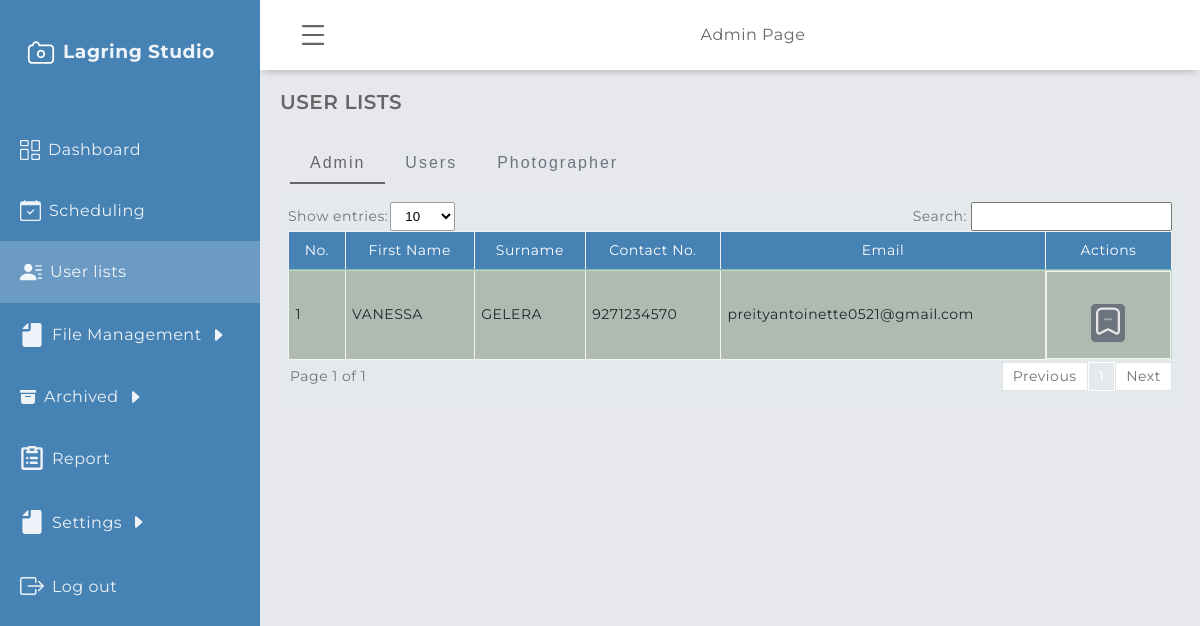
/admin/user_list.php (signed in), run on the app's committed database.
### tables this page shows
CREATE TABLE `users` (
  `user_id` int(11) NOT NULL,
  `firstname` varchar(200) NOT NULL,
  `middlename` varchar(200) NOT NULL,
  `surname` varchar(200) NOT NULL,
  `registration_date` datetime NOT NULL DEFAULT current_timestamp(),
  `contact` bigint(20) NOT NULL,
  `email` varchar(200) NOT NULL,
  `password` varchar(200) NOT NULL,
  `role` varchar(250) NOT NULL,
  `archived_flag` int(11) NOT NULL,
  `otp` int(11) DEFAULT NULL,
  `expire_time` datetime DEFAULT NULL
);

### admin/user_list.php (the view, shortened to what this page needs)
<?php include('session.php'); ?>
<!DOCTYPE html>
<html lang="en">
    <head>
        <link rel="stylesheet" href="../assets/admin/css/dashboardcontainer.css" />
        <link rel="stylesheet" href="../assets/global/css/design.css" />
        <link rel="stylesheet" href="../assets/global/css/table.css" />
        <link rel="stylesheet" href="../assets/global/css/global.css" />
        <link rel="stylesheet" href="../assets/admin/css/services.css" />
    </head>
    <body>
        <div class="grid-container">
            <?php require "header/header.php"?>
            <?php require "navigation/sidebar.php"?>
            <main class="main-container">
                <div class="main-title">
                    <p class="font-weight-bold">USER LISTS</p>
                </div>
                <div class="button-group-container">
                    <div class="button-group">
                        <button class="btnClass active" onclick="showTable('table1')">Admin</button>
                        <button class="btnClass" onclick="showTable('table2')">Users</button>
                        <button class="btnClass" onclick="showTable('table3')">Photographer</button>
                    </div>
                </div>
                <div class="container bg-dirty py-2 my-0 px-2">
                    <div class= "showAndSearch  text-secondary align-items-center mb-1">
                        <div class= "align-items-center">
                            <label >Show entries:</label>
                            <select id="entriesPerPage">
                                <option value="10">10</option>
                            </select>
                        </div>
                        <div class= "align-items-center">
                            <label for="searchInput" class="pr-1" >Search:</label>
                            <div style="position: relative;">
                                <input type="text" id="searchInput" >
                            </div>
                        </div>
                        <div id="table1" class="table-group-container active">
                            <table id="table1" class="table table-striped table-bordered w-100">
                                <thead>
                                    <tr>
                                        <th>No.</th>
                                        <th>First Name</th>
                                        <th>Surname</th>
                                        <th>Contact No.</th>
                                        <th>Email</th>
                                        <th>Actions</th>
                                    </tr>
                                </thead>
                                <tbody>
                                <?php
                                    $i = 1;
                                    $sql = mysqli_query($connection, "SELECT * FROM users WHERE role = 'ADMIN' AND archived_flag = 1 ORDER BY firstname ASC") or die(mysqli_error($connection));
                                    if (mysqli_num_rows($sql) > 0) {
                                    while ($row = mysqli_fetch_array($sql)) {
                                        $id = $row['user_id'];
                                        $fname = $row['firstname'];
                                        $lname = $row['surname'];
                                        $contact = $row['contact'];
                                        $email = $row['email'];
                                    ?>
                                    <tr>
                                        <td><?php echo $i++ ?></td>
                                        <td><?php echo strtoupper($fname);?></td>
                                        <td><?php echo strtoupper($lname);?></td>
                                        <td><?php echo $contact; ?></td>
                                        <td><?php echo $email; ?></td>
                                        <td class="justify-space-evenly">
                                            <a
                                                href="#"
                                                rel="tooltip"
                                                title="archive"
                                                class="modal-trigger"
                                                data-modal-id="<?php echo 'archive_admin' . $id;?>">
                                                    <button class="m-0 btn btn-secondary" style="padding:1px;">
                                                    </button>
                                            </a>
                                        </td>
                                    </tr>
                                    <?php
                                    }}
                                    else {echo '<tr><td colspan="7" style="text-align: center;">No records found.</td></tr>';}
                                ?>
                                </tbody>
                            </table>
                        </div>
                            <div class="pagination-container">
                            <div id="pagination-label"></div>
                            <div id="pagination" class="pagination"></div>
                        </div>
                    </div>
                </div>
            </main>
        </div>
    </body>
</html>

### assets/admin/css/dashboardcontainer.css (style rules this page uses)
.main-container { margin-top: 70px; margin-left: 260px; padding: 1.25rem; min-height: calc(100vh - 70px); transition: all 0.5s; -webkit-transition: all 0.5s; z-index: 8; }
.main-title { margin: 0 0 1.25rem 0; }
.main-title p { font-size: 1.25rem; }

### assets/global/css/design.css (style rules this page uses)
:root { --blue1: rgba(36, 175, 242); --blue2: rgba(7, 164, 241); --blue3: rgba(23, 147, 217); --blue4: rgba(4, 127, 204); --blue5: rgba(30,144,255); --light_blue: rgba(63, 194, 250); --dim_blue: rgba(137, 192, 223); --dark_blue: rgba(30, 70, 139); --gray: rgba(208, 216, 227); --dark_gray: rgba(141, 164, 196); --dirty_white: rgba(244, 244, 244); --red: rgba(254, 0, 0); --maroon: rgba(154, 0, 0); }
* { margin: 0; padding: 0; box-sizing: border-box; }
body { font-family: "Montserrat", sans-serif; letter-spacing: 0.5px; line-height: 1.2; scrollbar-color: smooth; background-color: #e6e8ed; color: #666666; }
.font-weight-bold { font-weight: 600; }

### assets/global/css/table.css (style rules this page uses)
.table { width: 100%; margin-bottom: 2px; color: #212529; border-collapse: collapse; white-space: nowrap; }
.table th, .table td { padding: 0.4rem; align-items: center; border-top: 1px solid #cafaca77; }
.table thead th { vertical-align: bottom; border-bottom: 2px solid #cafaca77; background-color: #21232d; color: white; font-weight: normal; text-align: center; }
#table1 tbody tr:nth-child(odd) { background-color: #73847377; }
.table-bordered { border: 1px solid #cafaca77; }
.table-bordered th, .table-bordered td { border: 1px solid hsl(0, 0%, 95%); }
.table-bordered thead th, .table-bordered thead td { border-bottom-width: 2px; background: #4682B4; padding: 10px 10px; }
.table-striped tbody tr { background-color: rgba(0, 0, 0, 0.1); }
#entriesPerPage { background-color: white; border: 1px solid rgb(158, 158, 158); border-radius: 2px; padding: 5px 10px; align-items: center; margin-left: 2px; outline: none; }
#searchInput { padding: 5px 10px; outline: none; }
.showAndSearch { display: flex; justify-content: space-between; flex-wrap: wrap; font-size: 14px; margin-bottom: 10px; }
.pagination-container { display: flex; justify-content: space-between; align-items: center; font-size: 14px; width: 100%; }
#pagination-label { color: #6c757d; padding-left: 2px; }
.pagination { display: flex; align-items: center; }
.button-group { display: flex; white-space: nowrap; align-items: center; padding: 10px 10px 0px 10px; width: 100%; }
.btnClass { padding: 10px 20px; background: none; color: #6c757d; border: none; font-size: 16px; cursor: pointer; text-align: center; border-bottom: 2px solid transparent; letter-spacing: 2px; }
.btnClass.active { color: var(--green1); border-bottom-color: var(--green1); }
.table-group-container { display: none; overflow-x: auto; }
.table-group-container.active { display: block; width: 100%; }

### assets/global/css/global.css (style rules this page uses)
.mb-1 { margin-bottom: 0.25rem; }
.m-0 { margin: 0 !important; }
.pr-1 { padding-right: 0.25rem; }
.py-2 { padding-top: 0.5rem; padding-bottom: 0.5rem; }
.px-2 { padding-left: 0.5rem !important; padding-right: 0.5rem !important; }
.my-0 { margin-top: 0 !important; margin-bottom: 0 !important; }
.text-secondary { color: #6c757d !important; }
.bg-dirty { background-color: #cafaca15 !important; }
.btn { display: inline-block; padding: 0.5em 1em; margin: 2px 2px 2px 2px; border: 1px solid #ccc; border-radius: 4px; background-color: #f5f5f5; color: #333; font-size: 16px; text-align: center; text-decoration: none; cursor: pointer; transition: background-color 0.3s ease; }
.btn-secondary { background-color: #6c757d !important; color: #fff !important; border-color: #6c757d !important; }
.modal-trigger { background: linear-gradient( 135deg, var(--color-primary-variant), var(--color-primary) ); font-size: 15px; color: var(--color-bg-1); margin-top: 1rem; display: inline-block; padding: 0.6rem 1.6rem; font-weight: 600; border-radius: 0.3rem; cursor: pointer; }
* { margin: 0; padding: 0; box-sizing: border-box; }
.w-100 { width: 100% !important; }
.justify-space-evenly { display: flex; justify-content: space-evenly; }
.align-items-center { display: flex; align-items: center; }

### data on the page
users: firstname "VANESSA", surname "GELERA", contact "9271234570", email "preityantoinette0521@gmail.com"
